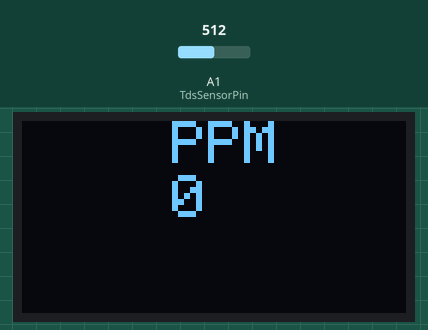
A sketch run on a simulated Arduino Uno, built with avr-gcc and run on an emulated ATmega328P. On the bench: 128×64 one-colour display. The inputs (shaded band) are chosen by the test bench; at power-on: A1 (TdsSensorPin) = 512. What the sketch prints to the serial monitor is not drawn.

Above: at 0.9 s.
At 29.3 s:
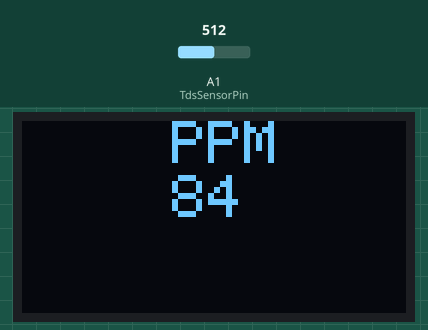
At 31.3 s:
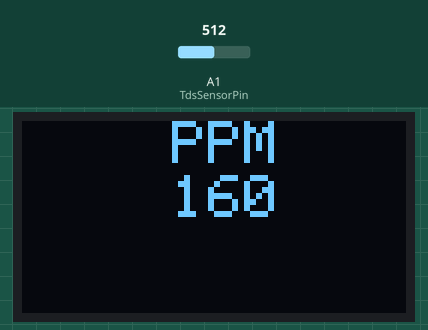

The sketch:

tds_meter.ino
```cpp
// Original source code: https://wiki.keyestudio.com/KS0429_keyestudio_TDS_Meter_V1.0#Test_Code
// Project details: https://RandomNerdTutorials.com/esp32-tds-water-quality-sensor/
#include <Wire.h>
#include <Adafruit_GFX.h>        //OLED  libraries
#include <Adafruit_SSD1306.h>

#define TdsSensorPin A1
#define VREF 3.3              // analog reference voltage(Volt) of the ADC
#define SCOUNT  30            // sum of sample point
#define SCREEN_WIDTH  128 // OLED display width, in pixels
#define SCREEN_HEIGHT 64 // OLED display  height, in pixels
#define OLED_RESET    -1 // Reset pin # (or -1 if sharing Arduino  reset pin)
#define SCREEN_ADDRESS 0x3C

Adafruit_SSD1306 display(SCREEN_WIDTH, SCREEN_HEIGHT, &Wire, OLED_RESET);  //Declaring the display name (display)

int analogBuffer[SCOUNT];     // store the analog value in the array, read from ADC
int analogBufferTemp[SCOUNT];
int analogBufferIndex = 0;
int copyIndex = 0;

float averageVoltage = 0;
float tdsValue = 0;
float temperature = 25;       // current temperature for compensation

// median filtering algorithm
int getMedianNum(int bArray[], int iFilterLen){
  int bTab[iFilterLen];
  for (byte i = 0; i<iFilterLen; i++)
  bTab[i] = bArray[i];
  int i, j, bTemp;
  for (j = 0; j < iFilterLen - 1; j++) {
    for (i = 0; i < iFilterLen - j - 1; i++) {
      if (bTab[i] > bTab[i + 1]) {
        bTemp = bTab[i];
        bTab[i] = bTab[i + 1];
        bTab[i + 1] = bTemp;
      }
    }
  }
  if ((iFilterLen & 1) > 0){
    bTemp = bTab[(iFilterLen - 1) / 2];
  }
  else {
    bTemp = (bTab[iFilterLen / 2] + bTab[iFilterLen / 2 - 1]) / 2;
  }
  return bTemp;
}

void setup(){
  Serial.begin(115200);
  pinMode(TdsSensorPin,INPUT);
  // initialize the OLED object
  if(!display.begin(SSD1306_SWITCHCAPVCC, SCREEN_ADDRESS)) {
    Serial.println(F("SSD1306 allocation failed"));
    for(;;); // Don't proceed, loop forever
  }
}

void loop(){
  static unsigned long analogSampleTimepoint = millis();
  if(millis()-analogSampleTimepoint > 40U){     //every 40 milliseconds,read the analog value from the ADC
    analogSampleTimepoint = millis();
    analogBuffer[analogBufferIndex] = analogRead(TdsSensorPin);    //read the analog value and store into the buffer
    analogBufferIndex++;
    if(analogBufferIndex == SCOUNT){
      analogBufferIndex = 0;
    }
  }

  static unsigned long printTimepoint = millis();
  if(millis()-printTimepoint > 800U){
    printTimepoint = millis();
    for(copyIndex=0; copyIndex<SCOUNT; copyIndex++){
      analogBufferTemp[copyIndex] = analogBuffer[copyIndex];

      // read the analog value more stable by the median filtering algorithm, and convert to voltage value
      averageVoltage = getMedianNum(analogBufferTemp,SCOUNT) * (float)VREF / 4096.0;

      //temperature compensation formula: fFinalResult(25^C) = fFinalResult(current)/(1.0+0.02*(fTP-25.0));
      float compensationCoefficient = 1.0+0.02*(temperature-25.0);
      //temperature compensation
      float compensationVoltage=averageVoltage/compensationCoefficient;

      //convert voltage value to tds value
      tdsValue=(133.42*compensationVoltage*compensationVoltage*compensationVoltage - 255.86*compensationVoltage*compensationVoltage + 857.39*compensationVoltage)*0.5;

      //Serial.print("voltage:");
      //Serial.print(averageVoltage,2);
      //Serial.print("V   ");
      Serial.print("TDS Value:");
      Serial.print(tdsValue,0);
      Serial.println("ppm");
      display.clearDisplay();                                   //Clear the display
      display.setTextSize(2);                                   //Near  it display the average BPM you can display the BPM if you want
      display.setTextColor(WHITE);
      display.setCursor(50,0);
      display.println("PPM");
      display.setCursor(50,18);
      display.println(tdsValue,0);
      display.display();
      delay(2000);
      display.clearDisplay();
    }
  }
}
```

Measured:
- what the display in image 0 shows lasts 28.4 s, from 0.9 s to 29.3 s
- what the display in image 1 shows lasts 2.0 s, from 29.3 s to 31.3 s
